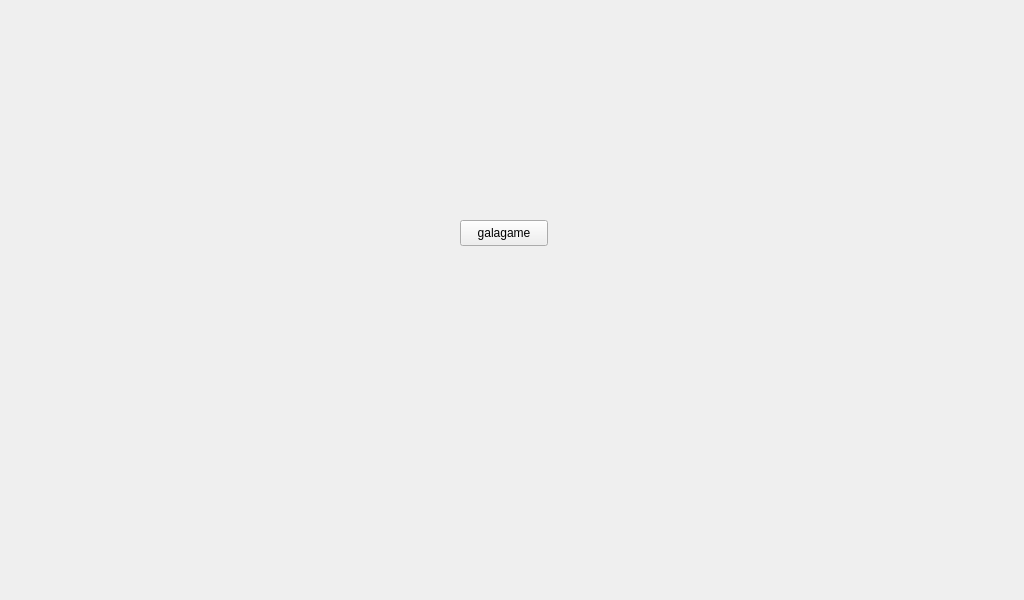
<?xml version="1.0" encoding="UTF-8"?>
<ui version="4.0">
 <class>galagame</class>
 <widget class="QWidget" name="galagame">
  <property name="geometry">
   <rect>
    <x>0</x>
    <y>0</y>
    <width>1024</width>
    <height>600</height>
   </rect>
  </property>
  <property name="minimumSize">
   <size>
    <width>1024</width>
    <height>600</height>
   </size>
  </property>
  <property name="maximumSize">
   <size>
    <width>1024</width>
    <height>600</height>
   </size>
  </property>
  <property name="windowTitle">
   <string>Form</string>
  </property>
  <widget class="QPushButton" name="pushButton">
   <property name="geometry">
    <rect>
     <x>460</x>
     <y>220</y>
     <width>88</width>
     <height>26</height>
    </rect>
   </property>
   <property name="text">
    <string>galagame</string>
   </property>
  </widget>
 </widget>
 <resources/>
 <connections/>
</ui>
